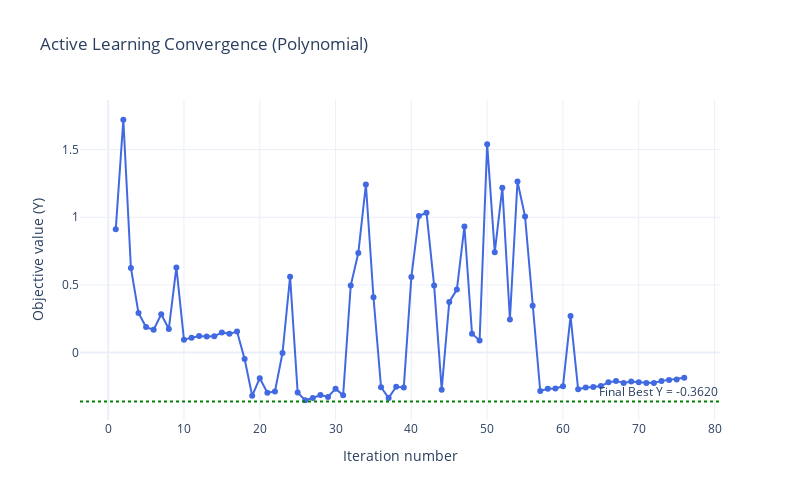

The notebook cell saved with this chart:
### Code cell
X0 = np.array([[0.1, 0.1, 0.1]])        # initial single observation
Y0 = np.array([f(X0[0])])               # corresponding function value
# Candidate pool:  1000 random samples in [0,1]^3
X_grid = np.random.rand(1000, 3)
# active learning loop
X_obs, Y_obs, history, cache = active_learning_loop(
    f=f,
    X_obs=X0,
    Y_obs=Y0,
    X_grid=X_grid,
    n_iters=200,
    M=8,                      # ensemble size
    model_type="poly",
    bootstrap=False,            # helps uncertainty early on
    acquisition="LCB",          # try "LCB" too for comparison
    patience=50,
    min_improve_pct=0.001,      # run until all candidates evaluated
)

# retrieve data for plotting
iters = np.arange(len(history))
y_next = np.array([h[2] for h in history])   # Y values evaluated each iteration
best_y = np.array([h[3] for h in history])   # running best values
best_final = np.min(best_y)
#
fig = go.Figure()
fig.add_trace(go.Scatter(
    x=iters + 1, y=y_next,
    mode='lines+markers',
    name='Y evaluated',
    line=dict(color='royalblue', width=2),
    marker=dict(size=6)
))
fig.add_hline(
    y=result.fun,
    line_dash='dot',
    line_color='green',
    annotation_text=f"Final Best Y = {result.fun:.4f}",
    annotation_position='top right'
)
fig.update_layout(
    title="Active Learning Convergence (Polynomial)",
    xaxis_title="Iteration number",
    yaxis_title="Objective value (Y)",
    hovermode="x unified",
    template="plotly_white",
    width=800,
    height=500
)
fig.show()

### Figure 1 — Plotly figure (JSON) as saved in the notebook; plotly's stock layout.template omitted (floating-point values rounded to 4 significant figures)
{"data": [{"line": {"color": "royalblue", "width": 2}, "marker": {"size": 6}, "mode": "lines+markers", "name": "Y evaluated", "type": "scatter", "x": [1, 2, 3, 4, 5, 6, 7, 8, 9, 10, 11, 12, 13, 14, 15, 16, 17, 18, 19, 20, 21, 22, 23, 24, 25, 26, 27, 28, 29, 30, 31, 32, 33, 34, 35, 36, 37, 38, 39, 40, 41, 42, 43, 44, 45, 46, 47, 48, 49, 50, 51, 52, 53, 54, 55, 56, 57, 58, 59, 60, 61, 62, 63, 64, 65, 66, 67, 68, 69, 70, 71, 72, 73, 74, 75, 76], "y": [0.911, 1.721, 0.6254, 0.293, 0.1885, 0.1694, 0.283, 0.1747, 0.6291, 0.09451, 0.1103, 0.1228, 0.1185, 0.1201, 0.1492, 0.1386, 0.1561, -0.04718, -0.3188, -0.1892, -0.2965, -0.2866, -0.003063, 0.561, -0.2958, -0.3522, -0.3354, -0.3133, -0.3274, -0.2666, -0.315, 0.4956, 0.736, 1.242, 0.4093, -0.2559, -0.335, -0.252, -0.2572, 0.5592, 1.009, 1.033, 0.4965, -0.274, 0.3746, 0.4654, 0.9321, 0.1402, 0.08999, 1.539, 0.7423, 1.218, 0.2441, 1.265, 1.005, 0.3469, -0.2836, -0.2672, -0.2649, -0.2485, 0.27, -0.2715, -0.2575, -0.2538, -0.2469, -0.2199, -0.2092, -0.2246, -0.2141, -0.2191, -0.2243, -0.2239, -0.209, -0.2024, -0.1984, -0.1862]}], "layout": {"annotations": [{"showarrow": false, "text": "Final Best Y = -0.3620", "x": 1, "xanchor": "right", "xref": "x domain", "y": -0.362, "yanchor": "bottom", "yref": "y"}], "height": 500, "hovermode": "x unified", "shapes": [{"line": {"color": "green", "dash": "dot"}, "type": "line", "x0": 0, "x1": 1, "xref": "x domain", "y0": -0.362, "y1": -0.362, "yref": "y"}], "title": {"text": "Active Learning Convergence (Polynomial)"}, "width": 800, "xaxis": {"title": {"text": "Iteration number"}}, "yaxis": {"title": {"text": "Objective value (Y)"}}}}
